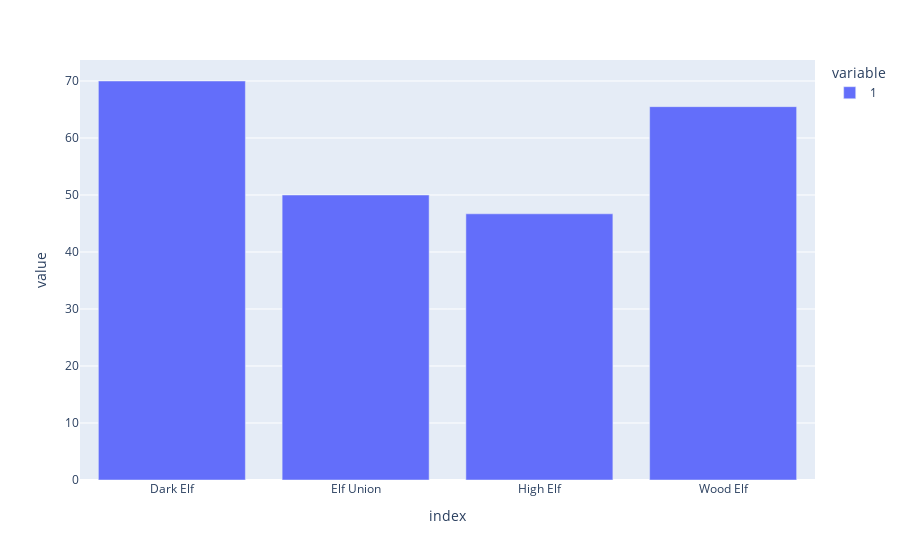

The notebook cell this image was saved under:
### Code cell
plotly.bar(df_dwarf_elfs) #pruebo a hacerlo con plotly por si fuera mejor

### Figure 1 — Plotly figure (JSON) as saved in the notebook; plotly's stock layout.template omitted (floating-point values rounded to 4 significant figures)
{"data": [{"alignmentgroup": "True", "hovertemplate": "variable=1<br>index=%{x}<br>value=%{y}<extra></extra>", "legendgroup": "1", "marker": {"color": "#636efa", "pattern": {"shape": ""}}, "name": "1", "offsetgroup": "1", "orientation": "v", "showlegend": true, "textposition": "auto", "type": "bar", "x": ["Dark Elf", "Elf Union", "High Elf", "Wood Elf"], "xaxis": "x", "y": [70, 50, 46.7, 65.5], "yaxis": "y"}], "layout": {"barmode": "relative", "legend": {"title": {"text": "variable"}, "tracegroupgap": 0}, "margin": {"t": 60}, "xaxis": {"anchor": "y", "domain": [0, 1], "title": {"text": "index"}}, "yaxis": {"anchor": "x", "domain": [0, 1], "title": {"text": "value"}}}}
